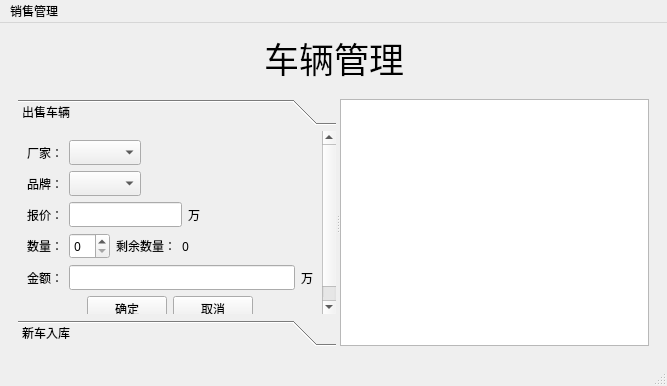
<?xml version="1.0" encoding="UTF-8"?>
<ui version="4.0">
 <class>MainWindow</class>
 <widget class="QMainWindow" name="MainWindow">
  <property name="geometry">
   <rect>
    <x>0</x>
    <y>0</y>
    <width>667</width>
    <height>386</height>
   </rect>
  </property>
  <property name="windowTitle">
   <string>MainWindow</string>
  </property>
  <widget class="QWidget" name="centralwidget">
   <layout class="QGridLayout" name="gridLayout">
    <item row="0" column="0">
     <spacer name="horizontalSpacer">
      <property name="orientation">
       <enum>Qt::Horizontal</enum>
      </property>
      <property name="sizeHint" stdset="0">
       <size>
        <width>245</width>
        <height>20</height>
       </size>
      </property>
     </spacer>
    </item>
    <item row="0" column="1">
     <widget class="QLabel" name="labelTitle">
      <property name="font">
       <font>
        <family>华光行楷_CNKI</family>
        <pointsize>26</pointsize>
       </font>
      </property>
      <property name="text">
       <string>车辆管理</string>
      </property>
     </widget>
    </item>
    <item row="0" column="2">
     <spacer name="horizontalSpacer_2">
      <property name="orientation">
       <enum>Qt::Horizontal</enum>
      </property>
      <property name="sizeHint" stdset="0">
       <size>
        <width>246</width>
        <height>20</height>
       </size>
      </property>
     </spacer>
    </item>
    <item row="1" column="0" colspan="3">
     <widget class="QStackedWidget" name="stackedWidget">
      <property name="currentIndex">
       <number>0</number>
      </property>
      <widget class="QWidget" name="car">
       <layout class="QGridLayout" name="gridLayout_2">
        <item row="1" column="0">
         <widget class="QSplitter" name="splitter">
          <property name="orientation">
           <enum>Qt::Horizontal</enum>
          </property>
          <widget class="QToolBox" name="toolBox">
           <property name="sizePolicy">
            <sizepolicy hsizetype="Expanding" vsizetype="Preferred">
             <horstretch>0</horstretch>
             <verstretch>0</verstretch>
            </sizepolicy>
           </property>
           <property name="minimumSize">
            <size>
             <width>150</width>
             <height>0</height>
            </size>
           </property>
           <property name="font">
            <font>
             <family>宋体</family>
             <weight>50</weight>
             <bold>false</bold>
            </font>
           </property>
           <property name="currentIndex">
            <number>0</number>
           </property>
           <widget class="QWidget" name="page">
            <property name="geometry">
             <rect>
              <x>0</x>
              <y>0</y>
              <width>326</width>
              <height>207</height>
             </rect>
            </property>
            <attribute name="label">
             <string>出售车辆</string>
            </attribute>
            <layout class="QVBoxLayout" name="verticalLayout">
             <item>
              <layout class="QHBoxLayout" name="horizontalLayout">
               <item>
                <widget class="QLabel" name="label_2">
                 <property name="text">
                  <string>厂家：</string>
                 </property>
                </widget>
               </item>
               <item>
                <widget class="QComboBox" name="comboBoxFactory"/>
               </item>
               <item>
                <spacer name="horizontalSpacer_3">
                 <property name="orientation">
                  <enum>Qt::Horizontal</enum>
                 </property>
                 <property name="sizeHint" stdset="0">
                  <size>
                   <width>40</width>
                   <height>20</height>
                  </size>
                 </property>
                </spacer>
               </item>
              </layout>
             </item>
             <item>
              <layout class="QHBoxLayout" name="horizontalLayout_3">
               <item>
                <widget class="QLabel" name="label_3">
                 <property name="text">
                  <string>品牌：</string>
                 </property>
                </widget>
               </item>
               <item>
                <widget class="QComboBox" name="comboBoxBrand"/>
               </item>
               <item>
                <spacer name="horizontalSpacer_5">
                 <property name="orientation">
                  <enum>Qt::Horizontal</enum>
                 </property>
                 <property name="sizeHint" stdset="0">
                  <size>
                   <width>40</width>
                   <height>20</height>
                  </size>
                 </property>
                </spacer>
               </item>
              </layout>
             </item>
             <item>
              <layout class="QHBoxLayout" name="horizontalLayout_4">
               <item>
                <widget class="QLabel" name="label_6">
                 <property name="text">
                  <string>报价：</string>
                 </property>
                </widget>
               </item>
               <item>
                <widget class="QLineEdit" name="lineEditPrice">
                 <property name="readOnly">
                  <bool>true</bool>
                 </property>
                </widget>
               </item>
               <item>
                <widget class="QLabel" name="label">
                 <property name="text">
                  <string>万</string>
                 </property>
                </widget>
               </item>
               <item>
                <spacer name="horizontalSpacer_6">
                 <property name="orientation">
                  <enum>Qt::Horizontal</enum>
                 </property>
                 <property name="sizeHint" stdset="0">
                  <size>
                   <width>40</width>
                   <height>20</height>
                  </size>
                 </property>
                </spacer>
               </item>
              </layout>
             </item>
             <item>
              <layout class="QHBoxLayout" name="horizontalLayout_5">
               <item>
                <widget class="QLabel" name="label_7">
                 <property name="text">
                  <string>数量：</string>
                 </property>
                </widget>
               </item>
               <item>
                <widget class="QSpinBox" name="spinBox"/>
               </item>
               <item>
                <widget class="QLabel" name="label_8">
                 <property name="text">
                  <string>剩余数量：</string>
                 </property>
                </widget>
               </item>
               <item>
                <widget class="QLabel" name="labelLast">
                 <property name="text">
                  <string>0</string>
                 </property>
                </widget>
               </item>
               <item>
                <spacer name="horizontalSpacer_7">
                 <property name="orientation">
                  <enum>Qt::Horizontal</enum>
                 </property>
                 <property name="sizeHint" stdset="0">
                  <size>
                   <width>40</width>
                   <height>20</height>
                  </size>
                 </property>
                </spacer>
               </item>
              </layout>
             </item>
             <item>
              <layout class="QHBoxLayout" name="horizontalLayout_6">
               <item>
                <widget class="QLabel" name="label_10">
                 <property name="text">
                  <string>金额：</string>
                 </property>
                </widget>
               </item>
               <item>
                <widget class="QLineEdit" name="lineEditTotal">
                 <property name="readOnly">
                  <bool>true</bool>
                 </property>
                </widget>
               </item>
               <item>
                <widget class="QLabel" name="label_11">
                 <property name="text">
                  <string>万</string>
                 </property>
                </widget>
               </item>
              </layout>
             </item>
             <item>
              <layout class="QHBoxLayout" name="horizontalLayout_2">
               <item>
                <spacer name="horizontalSpacer_4">
                 <property name="orientation">
                  <enum>Qt::Horizontal</enum>
                 </property>
                 <property name="sizeHint" stdset="0">
                  <size>
                   <width>40</width>
                   <height>20</height>
                  </size>
                 </property>
                </spacer>
               </item>
               <item>
                <widget class="QPushButton" name="buttonSure">
                 <property name="text">
                  <string>确定</string>
                 </property>
                </widget>
               </item>
               <item>
                <widget class="QPushButton" name="buttonCancel">
                 <property name="text">
                  <string>取消</string>
                 </property>
                </widget>
               </item>
               <item>
                <spacer name="horizontalSpacer_8">
                 <property name="orientation">
                  <enum>Qt::Horizontal</enum>
                 </property>
                 <property name="sizeHint" stdset="0">
                  <size>
                   <width>40</width>
                   <height>20</height>
                  </size>
                 </property>
                </spacer>
               </item>
              </layout>
             </item>
            </layout>
           </widget>
           <widget class="QWidget" name="page_2">
            <property name="geometry">
             <rect>
              <x>0</x>
              <y>0</y>
              <width>326</width>
              <height>207</height>
             </rect>
            </property>
            <attribute name="label">
             <string>新车入库</string>
            </attribute>
           </widget>
          </widget>
          <widget class="QTextEdit" name="textEdit">
           <property name="readOnly">
            <bool>true</bool>
           </property>
          </widget>
         </widget>
        </item>
       </layout>
      </widget>
      <widget class="QWidget" name="cal"/>
     </widget>
    </item>
   </layout>
  </widget>
  <widget class="QMenuBar" name="menubar">
   <property name="geometry">
    <rect>
     <x>0</x>
     <y>0</y>
     <width>667</width>
     <height>22</height>
    </rect>
   </property>
   <widget class="QMenu" name="menu">
    <property name="title">
     <string>销售管理</string>
    </property>
    <addaction name="actionCar"/>
    <addaction name="actioncal"/>
   </widget>
   <addaction name="menu"/>
  </widget>
  <widget class="QStatusBar" name="statusbar"/>
  <action name="actionCar">
   <property name="text">
    <string>车辆管理</string>
   </property>
  </action>
  <action name="actioncal">
   <property name="text">
    <string>销售统计</string>
   </property>
  </action>
 </widget>
 <resources/>
 <connections/>
</ui>
